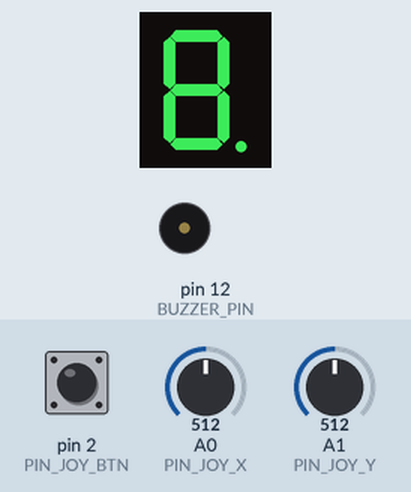
This sketch was run on a simulated Arduino Uno, built with avr-gcc and run on an emulated ATmega328P. Shown: 1-digit seven-segment display, buzzer (waves = sounding). Wiring (inferred from the names in the program): 1-digit 7-segment display, segments lit when LOW: segments pin 5, pin 6, pin 7, pin 8, pin 9, pin 10, pin 11, pin 4. The test bench sets the inputs (shaded band); at power-on: pin 2 (PIN_JOY_BTN) HIGH, A0 (PIN_JOY_X) = 512, A1 (PIN_JOY_Y) = 512. The segment pins are drawn as the display they are named for.

Above: at 0.92 s.
1.3 s: pin 2 (PIN_JOY_BTN) pulled LOW for 0.15 s
At 1.74 s:
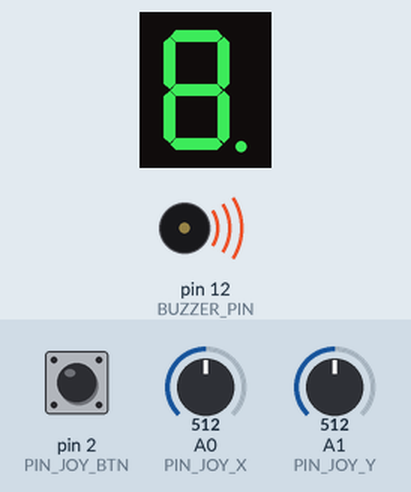
2.0 s: A0 (PIN_JOY_X) set to 306
At 2.36 s:
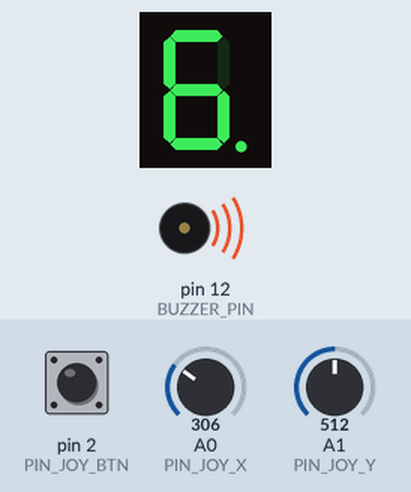
3.7 s: pin 2 (PIN_JOY_BTN) pulled LOW for 1 s
At 4.82 s:
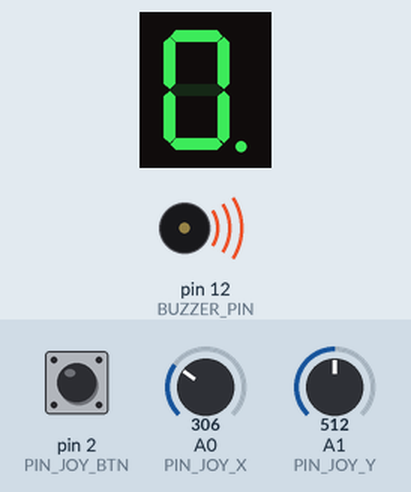
5.3 s: pin 2 (PIN_JOY_BTN) pulled LOW for 3.2 s
Timing chart, 0 to 10.1 s (numbered marks = the images above; inputs shaded):
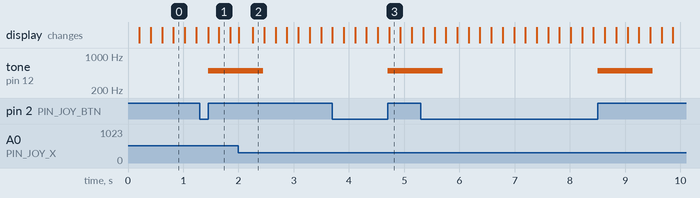

Measured:
- after the input at 1.3 s, tone on pin 12 (BUZZER_PIN): silent → 500 Hz after 0.15 s
- after the input at 2.0 s, the display: first differs from a run without the input after 0.26 s (image 2)
- after the input at 3.7 s, tone on pin 12 (BUZZER_PIN): silent → 500 Hz after 1.0 s; the display: first differs from a run without the input after 1.0 s (image 3)

The sketch:

main.ino
```cpp
const int PIN_JOY_X = A0;
const int PIN_JOY_Y = A1;
const int PIN_JOY_BTN = 2;

const int joyThreshold = 100;
const int joyCenter = 512;

const int displayPins[] = {4, 5, 6, 7, 8, 9, 10, 11};

// Enum to represent each segment and a special value for N/A
enum SegmentName
{
    a = 0,
    b,
    c,
    d,
    e,
    f,
    g,
    dp,
    NA = -1
};

int currentSegment = dp;
int checkedSegments[] = {0, 0, 0, 0, 0, 0, 0, 0};

const int numberOfSegments = 8;

const int BUZZER_PIN = 12;
const int shortPressFreq = 1000;    // Frequency for short press, in Hz
const int longPressFreq = 500;      // Frequency for long press, in Hz
const int shortPressDuration = 100; // Duration for short press, in ms
const int longPressDuration = 1000; // Duration for long press, in ms

const int flickerTime = 200;       // Flicker time in ms
const int debounceButtonTime = 50; // Debounce time in ms

volatile unsigned long pressStartTime = 0;
volatile bool buttonPressed = false;

// Define the structure for a segment
struct Segment
{
    SegmentName name;
    SegmentName up;
    SegmentName down;
    SegmentName left;
    SegmentName right;
};

enum Direction
{
    UP,
    DOWN,
    LEFT,
    RIGHT,
    NONE
};

// Define the array of segments
Segment segmentsTable[] = {
    {a, NA, g, f, b},
    {b, a, g, f, NA},
    {c, g, d, e, dp},
    {d, g, NA, e, c},
    {e, g, d, NA, c},
    {f, a, g, NA, b},
    {g, a, d, NA, NA},
    {dp, NA, NA, c, NA}};

void flickerCurrentLed(int _pin)
{
    static unsigned long lastFlickerTime = 0;
    static bool flickerValue = true;
    unsigned long currentMillis = millis();

    // Flicker every 500 milliseconds
    if (currentMillis - lastFlickerTime > flickerTime)
    {
        digitalWrite(displayPins[_pin], flickerValue);
        lastFlickerTime = currentMillis;
        flickerValue = !flickerValue;
    }
}

void updateDisplay()
{

    for (int i = 0; i < numberOfSegments; i++)
    {
        if (i == currentSegment)
        {
            // Flicker the current segment
            flickerCurrentLed(i);
        }
        else
        {
            // Set the segment to the value from checkedSegments
            digitalWrite(displayPins[i], checkedSegments[i] ? HIGH : LOW);
        }
    }
}

void buttonISR()
{
    static unsigned long lastInterruptTime = 0;
    unsigned long interruptTime = micros();

    // unsigned long interruptTime = millis();

    // Debounce logic
    if (interruptTime - lastInterruptTime > debounceButtonTime)
    {
        if (digitalRead(PIN_JOY_BTN) == LOW) // Button pressed
        {
            pressStartTime = interruptTime;
            buttonPressed = true;
        }
        else if (buttonPressed) // Button released
        {
            unsigned long pressDuration = interruptTime - pressStartTime;
            buttonPressed = false;

            if (pressDuration < longPressDuration * 1000)
            { // Short press
                checkedSegments[currentSegment] = !checkedSegments[currentSegment];
                tone(BUZZER_PIN, shortPressFreq, shortPressDuration);
            }
            else
            { // Long press
                for (int i = 0; i < numberOfSegments; i++)
                {
                    checkedSegments[i] = 0;
                }
                currentSegment = dp;
                tone(BUZZER_PIN, longPressFreq, longPressDuration);
            }
        }
    }
    lastInterruptTime = interruptTime;
}

Direction getDirection()
{
    int x = analogRead(PIN_JOY_X);
    int y = analogRead(PIN_JOY_Y);

    if (x < joyCenter - joyThreshold)
        return Direction::LEFT;
    else if (x > joyCenter + joyThreshold)
        return Direction::RIGHT;
    else if (y < joyCenter - joyThreshold)
        return Direction::UP;
    else if (y > joyCenter + joyThreshold)
        return Direction::DOWN;
    else
        return Direction::NONE;
}

void moveSegment(Direction dir)
{
    static bool joyMoved = false;
    Segment current = segmentsTable[currentSegment];
    SegmentName nextSegment = NA;
    if (!joyMoved)
    {
        if (dir == Direction::UP)
        {
            nextSegment = current.up;
        }
        else if (dir == Direction::DOWN)
        {
            nextSegment = current.down;
        }
        else if (dir == Direction::LEFT)
        {
            nextSegment = current.left;
        }
        else if (dir == Direction::RIGHT)
        {
            nextSegment = current.right;
        }

        if (nextSegment != NA)
        {
            currentSegment = nextSegment;
            joyMoved = true;
        }
    }
    else if (dir == Direction::NONE)
    {
        joyMoved = false;
    }
}

void update()
{
    Direction direction = getDirection();

    if (direction != Direction::NONE)
    {

        switch (direction)
        {
        case Direction::UP:
            moveSegment(Direction::UP);
            break;
        case Direction::DOWN:
            moveSegment(Direction::DOWN);
            break;
        case Direction::LEFT:
            moveSegment(Direction::LEFT);
            break;
        case Direction::RIGHT:
            moveSegment(Direction::RIGHT);
            break;

        default:
            break;
        }
        // You can add logic here to change the current segment based on the direction
    }
    else
        moveSegment(Direction::NONE);
    updateDisplay();
}

void setup()
{
    Serial.begin(9600); // Initialize the serial communication for debugging
    pinMode(PIN_JOY_X, INPUT);
    pinMode(PIN_JOY_Y, INPUT);
    pinMode(PIN_JOY_BTN, INPUT_PULLUP);
    pinMode(BUZZER_PIN, OUTPUT);

    // Set the pin modes for the display pins
    for (int i = 0; i < numberOfSegments; i++)
    {
        pinMode(displayPins[i], OUTPUT);
    }
    attachInterrupt(digitalPinToInterrupt(PIN_JOY_BTN), buttonISR, CHANGE);
}
void loop()
{

    update();
    delay(10); // Delay for a short period to make the output readable
}
```
